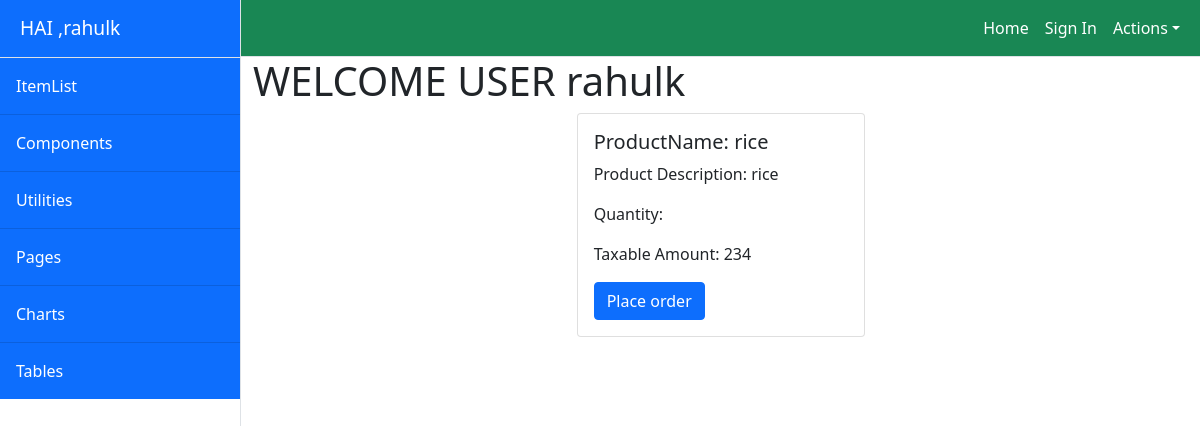
/owner/items/detail/4 (signed in), run on the app's committed database.
### CRMApp/models.py (models this page shows)
class MyUser(AbstractUser):
    Gstin=models.CharField(max_length=15,unique=True)
    Address1=models.CharField(max_length=1000)
    Address2=models.CharField(max_length=1000)
    Trade_name=models.CharField(max_length=100)
    place=models.CharField(max_length=100)
    pincode=models.IntegerField(null=True)

class Item(models.Model):
    productName=models.CharField(max_length=20)
    productDesc=models.CharField(max_length=100)
    quantity=models.IntegerField(null=True)
    qtyUnit=models.CharField(max_length=20)
    taxableAmount=models.IntegerField(null=True)

### CRMApp/views.py (the view)
# urls.py: path('items/detail/<int:pk>',ItemDetailView.as_view(),name="detail"),
class ItemDetailView(DetailView):
    model=Item
    template_name = "itemdetail.html"
    context_object_name="item"

### CRMApp/templates/itemdetail.html
<!DOCTYPE html>
{%extends 'index.html'%}
{%block body_block%}
<h1> WELCOME USER {{request.user}}</h1>
<div class="container">
    <div class="row">
        <div class="col-4"></div>
        <div class="col-4">
            <div class="card" style="width: 18rem;">
                <div class="card-body">
                    <h5 class="card-title">ProductName: {{item.productName}}</h5>
                    <p class="card-text"> Product Description: {{item.productDesc}}</p>
                    <p class="card-text"> Quantity: {{item.Quantity}}</p>
                    <p class="card-text"> Taxable Amount: {{item.taxableAmount}}</p>
                    <a href="{%url 'order' item.id%}" class="btn btn-primary">Place order</a>
                </div>
            </div>
        </div>
        <div class="col-4"></div>
    </div>
</div>
{% endblock %}

### CRMApp/templates/index.html (shortened to what this page needs)
<!DOCTYPE html>
{%load static%}
<html lang="en">
    <head>
        <link href="{%static 'css/styles.css'%}" rel="stylesheet" />
    </head>
    <body style="background-image:url(/static/images/green.jpeg)">
        <div class="d-flex" id="wrapper">
            <div class="border-end bg-white" id="sidebar-wrapper">
                <div class="sidebar-heading border-bottom bg-primary"style="color:white">HAI ,{{request.user}}</div>
                <div class="list-group list-group-flush">
                    <a class="list-group-item list-group-item-action list-group-item-light p-3 bg-primary" href="{%url 'list'%}" style="color:white">ItemList</a>
                    <a class="list-group-item list-group-item-action list-group-item-light p-3 bg-primary" href="" style="color:white">Components</a>
                    <a class="list-group-item list-group-item-action list-group-item-light p-3 bg-primary" href="#" style="color:white">Utilities</a>
                    <a class="list-group-item list-group-item-action list-group-item-light p-3 bg-primary" href="" style="color:white">Pages</a>
                    <a class="list-group-item list-group-item-action list-group-item-light p-3 bg-primary " href="#!" style="color:white">Charts</a>
                    <a class="list-group-item list-group-item-action list-group-item-light p-3 bg-primary" href="#!" style="color:white">Tables</a>
                </div>
            </div>
            <div id="page-content-wrapper">
                <nav class="navbar navbar-expand-lg navbar-light bg-success border-bottom">
                    <div class="container-fluid">
                        <div class="collapse navbar-collapse" id="navbarSupportedContent">
                            <ul class="navbar-nav ms-auto mt-2 mt-lg-0">
                                <li class="nav-item active"><a class="nav-link" href="{%url 'uhome'%}" style="color:white">Home</a></li>
                                <li class="nav-item"><a class="nav-link" href="{%url 'login'%}" style="color:white">Sign In</a></li>
                                <li class="nav-item dropdown">
                                    <a class="nav-link dropdown-toggle" id="navbarDropdown" href="#" role="button" data-bs-toggle="dropdown" aria-haspopup="true" aria-expanded="false" style="color:white">Actions</a>
                                </li>
                            </ul>
                        </div>
                    </div>
                </nav>
                <div class="container-fluid">
                    {%block body_block%}
                    {% endblock %}
                </div>
            </div>
        </div>
    </body>
</html>

### data on the page
MyUser: user "rahulk"
Item: productName "rice", productDesc "rice", taxableAmount "234"
